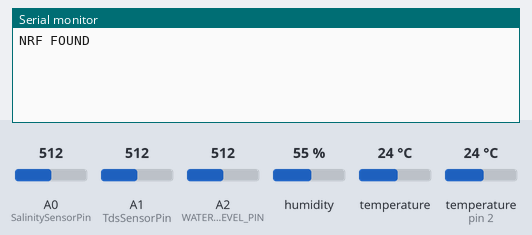
The sketch below on a simulated Arduino Uno, built with avr-gcc and run on an emulated ATmega328P. On the bench: the last lines printed to the serial monitor. The test bench sets the inputs (shaded band); at power-on: humidity 55 %, temperature (sensor on pin 2) 24 °C, A0 (SalinitySensorPin) = 512, A1 (TdsSensorPin) = 512, A2 (WATER_LEVEL_PIN) = 512, temperature 24 °C. No radio packets arrive unless stated.

Above: at 1.7 s.
1.8 s: humidity set to 22 %
At 3.1 s:
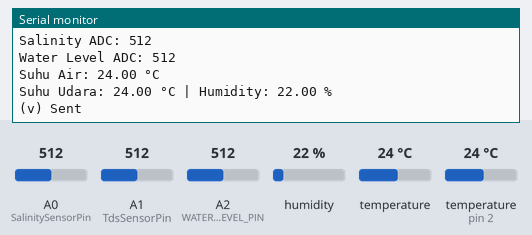
4.0 s: temperature (sensor on pin 2) set to 12 °C
At 5.4 s:
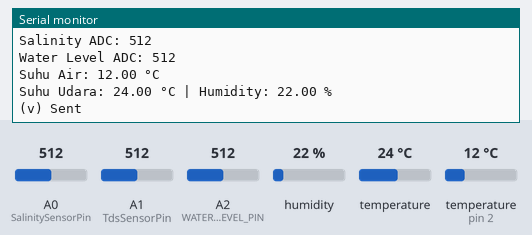
5.5 s: A0 (SalinitySensorPin) set to 716
7.0 s: A1 (TdsSensorPin) set to 716
8.5 s: A2 (WATER_LEVEL_PIN) set to 716
10.0 s: temperature (sensor 0) set to 12 °C
At 11.9 s:
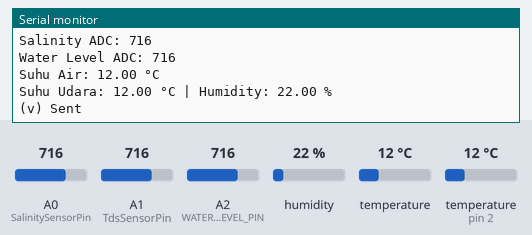
Timing chart, 0 to 12.5 s (numbered marks = the images above; inputs shaded):
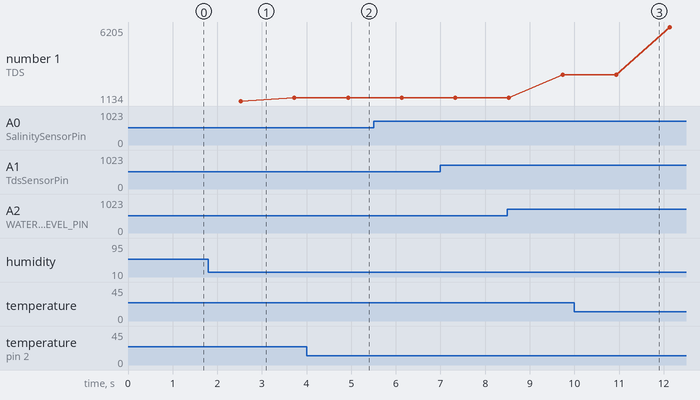

The sketch:

smart_salt_tunnel.ino
```cpp
#include <OneWire.h>
#include <DallasTemperature.h>
#include <Wire.h>
#include <Adafruit_HTU21DF.h>
#include <SPI.h>
#include <RF24.h>

#define TdsSensorPin A1
#define SalinitySensorPin A0
#define WATER_LEVEL_PIN A2
#define ONE_WIRE_BUS 2

#define VREF 5.0
#define SCOUNT 30

// suhu air
OneWire oneWire(ONE_WIRE_BUS);

DallasTemperature sensor_suhu_air(&oneWire);
Adafruit_HTU21DF htu = Adafruit_HTU21DF();
RF24 radio(7, 8);

const byte address[6] = "NODE1";

struct SensorData {
  float tds;
  float salinity;
  float waterTemp;
  float airTemp;
  float humidity;
  int waterLevel;
};

SensorData data;

// TDS buffers
int tdsBuffer[SCOUNT];
int tdsBufferTemp[SCOUNT];
int tdsBufferIndex = 0;

// Salinity buffers
int salinityBuffer[SCOUNT];
int salinityBufferTemp[SCOUNT];
int salinityBufferIndex = 0;

// Water Level Buffers
int waterLevelBuffer[SCOUNT];
int waterLevelBufferTemp[SCOUNT];
int waterLevelBufferIndex = 0;

float averageVoltage = 0;
float tdsValue = 0;
float temperature = 29.0;

// Median filter
int getMedianNum(int bArray[], int iFilterLen) {
    int bTab[iFilterLen];

    for (int i = 0; i < iFilterLen; i++) {
        bTab[i] = bArray[i];
    }

    int bTemp;

    for (int j=0; j < iFilterLen - 1; j++) {
        for (int i=0; i < iFilterLen-j-1; i++) {
            if (bTab[i] > bTab[i + 1]) {
                bTemp = bTab[i];
                bTab[i] = bTab[i + 1];
                bTab[i + 1] = bTemp;
            }
        }
    }

    if ((iFilterLen & 1) > 0) {
        bTemp = bTab[(iFilterLen - 1) / 2];
    }
    else {
        bTemp = (bTab[iFilterLen / 2] + bTab[iFilterLen / 2 - 1]) / 2;
    }
    return bTemp;
}

void setup()
{
  Serial.begin(115200);

  delay(500);

  pinMode(TdsSensorPin, INPUT);
  pinMode(SalinitySensorPin, INPUT);

  if (radio.begin()) {
    Serial.println("NRF FOUND");
    radio.printDetails();
    radio.openWritingPipe(address);

    radio.setPALevel(RF24_PA_LOW);
    radio.setDataRate(RF24_250KBPS);
    radio.setChannel(76);

    radio.stopListening();
  } else {
    Serial.println("NRF NOT FOUND");
  }
  sensor_suhu_air.begin();
  htu.begin();
}

void loop()
{
    static unsigned long analogSampleTimepoint = millis();

    // Sample sensors every 40 ms
    if (millis() - analogSampleTimepoint > 40U) {
        analogSampleTimepoint = millis();

        // Read TDS sensor
        tdsBuffer[tdsBufferIndex] = analogRead(TdsSensorPin);
        tdsBufferIndex++;

        if (tdsBufferIndex >= SCOUNT) {
            tdsBufferIndex = 0;
        }

        // Read Salinity sensor
        salinityBuffer[salinityBufferIndex] = analogRead(SalinitySensorPin);
        salinityBufferIndex++;

        if (salinityBufferIndex >= SCOUNT) {
            salinityBufferIndex = 0;
        }

        // Read Water Level Sensor
        waterLevelBuffer[waterLevelBufferIndex] = analogRead(WATER_LEVEL_PIN);
        waterLevelBufferIndex++;

        if (waterLevelBufferIndex >= SCOUNT) {
            waterLevelBufferIndex = 0;
        }
    }

    static unsigned long printTimepoint = millis();

    // Process and print every 1.2 seconds
    if (millis() - printTimepoint > 1200U) {
        printTimepoint = millis();

        // Copy buffers for filtering
        for (int i = 0; i < SCOUNT; i++) {
            tdsBufferTemp[i] = tdsBuffer[i];
            salinityBufferTemp[i] = salinityBuffer[i];
        }

        // ===== TDS Processing =====

        int tdsMedianADC = getMedianNum(tdsBufferTemp, SCOUNT);

        averageVoltage = tdsMedianADC * VREF / 1024.0;

        float compensationCoefficient = 1.0 + 0.02 * (temperature - 25.0);

        float compensationVoltage = averageVoltage / compensationCoefficient;

        tdsValue = (133.42 * compensationVoltage * compensationVoltage * compensationVoltage
            - 255.86 * compensationVoltage * compensationVoltage + 857.39 * compensationVoltage) * 0.5;

        // ===== Salinity Processing =====

        int salinityMedianADC = getMedianNum(salinityBufferTemp, SCOUNT);

        float salinityVoltage = salinityMedianADC * VREF / 1024.0;

        // ===== Water Level Processing =====

        for(int i = 0; i < SCOUNT; i++) {
            waterLevelBufferTemp[i] = waterLevelBuffer[i];
        }

        int waterLevelADC = getMedianNum(waterLevelBufferTemp, SCOUNT);

        // ===== Ambil bacaan sensor suhu air DS =====

        sensor_suhu_air.requestTemperatures();
        float sensorSuhuAirCelcius = sensor_suhu_air.getTempCByIndex(0);

        // ===== Ambil bacaan sensor HTU =====

        temperature = htu.readTemperature();
        float humidity = htu.readHumidity();

        // ===== Output =====

        Serial.print("TDS: ");
        Serial.print(tdsValue, 0);
        Serial.println(" ppm");

        Serial.print("Salinity ADC: ");
        Serial.println(salinityMedianADC);

        Serial.print("Water Level ADC: ");
        Serial.println(waterLevelADC);

        Serial.print("Suhu Air: ");
        Serial.print(sensorSuhuAirCelcius);
        Serial.println(" °C");

        Serial.print("Suhu Udara: ");
        Serial.print(temperature);
        Serial.print(" °C");

        Serial.print(" | Humidity: ");
        Serial.print(humidity);
        Serial.println(" %");

        data.tds = tdsValue;
        data.salinity = salinityMedianADC;
        data.waterTemp = sensorSuhuAirCelcius;
        data.airTemp = temperature;
        data.humidity = humidity;
        data.waterLevel = waterLevelADC;

        bool ok = radio.write(&data, sizeof(data));

        if (ok) Serial.println("(v) Sent");
        else Serial.println("(x) Failed");
        Serial.println();
    }
}
```

Measured:
- after the input at 1.8 s, the serial monitor: prints a new line after 0.73 s (image 1)
- after the input at 4.0 s, the serial monitor: prints a new line after 0.94 s (image 2)
- after the input at 10.0 s, the serial monitor: prints a new line after 0.94 s (image 3)
- plotted number 1: 2930 → 6205 after the input at 10.0 s
